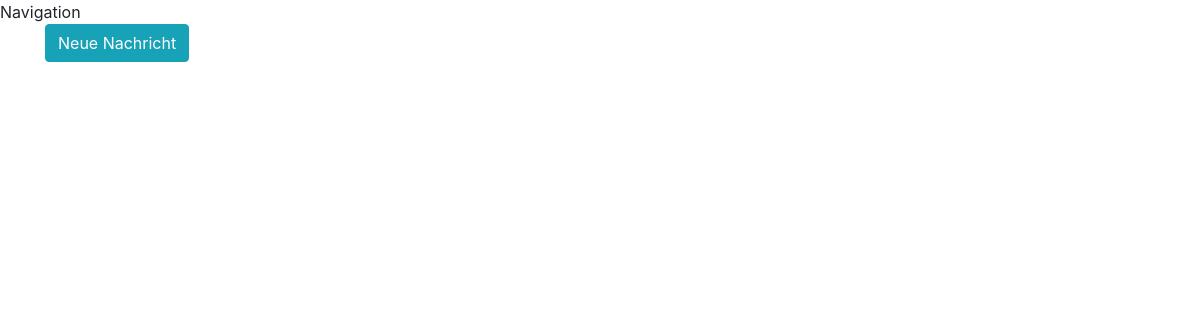
/polls/, run on an earlier commit of the app's database.
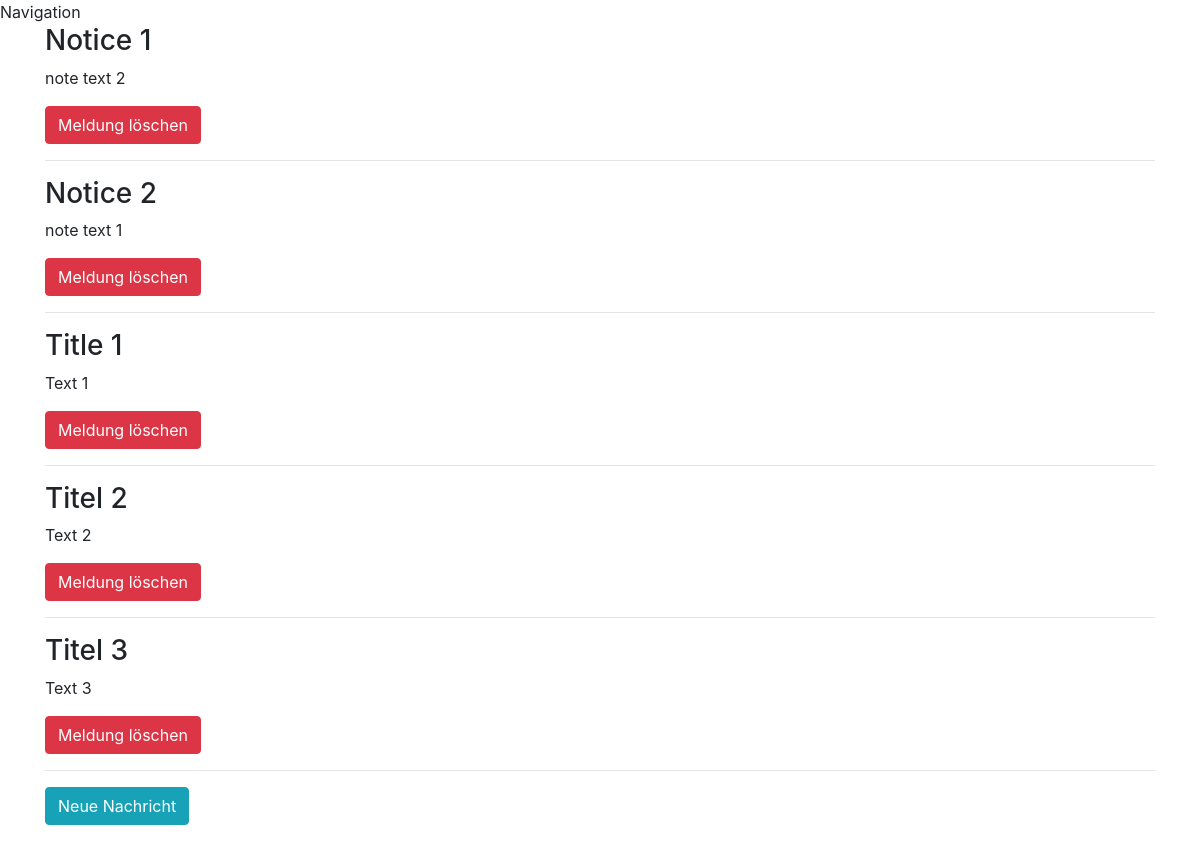
And on a later commit of the database.
### polls/models.py (models this page shows)
class Notice(models.Model):
    notice_title = models.CharField(max_length=80)
    notice_text = models.CharField(max_length=400)
    pub_start = models.DateTimeField()
    pub_end = models.DateTimeField()

### polls/views.py (the view)
# urls.py: path( '', views.index, name="index" ),
def index(request):
    initLogger()
    notices = Notice.objects.all()
    context = {'notices': notices}  # dictionary type
    return render( request, 'polls/index.html', context )

### polls/views.py (called while the page is built)
def initLogger():
    global logger
    if logger == None:
        logger = logging.getLogger( "django.db.backends" )
        logger.setLevel( logging.DEBUG )
        logger.addHandler( logging.StreamHandler() )

### templates/polls/index.html (shortened to what this page needs)
{% extends "base.html" %}
{% block content %}
    <div class="container">
        {% for notice in notices %}
            <h3> {{ notice.notice_title }}</h3>
            <p>{{ notice.notice_text }}</p>
            <p><a href="{% url 'deletes' deleteId=notice.id %}" class="btn btn-danger">Meldung löschen</a></p></td>
            <hr>
        {% endfor %}
    <p><a href="{% url 'news' %}" class="btn btn-info">Neue Nachricht</a> </p>
    </div>
{% endblock %}

What changed in the data, as far as the page shows it:
added Notice: notice_title "Notice 1", notice_text "note text 2"
added Notice: notice_title "Notice 2", notice_text "note text 1"
added Notice: notice_title "Title 1", notice_text "Text 1"
added Notice: notice_title "Titel 2", notice_text "Text 2"
added Notice: notice_title "Titel 3", notice_text "Text 3"
